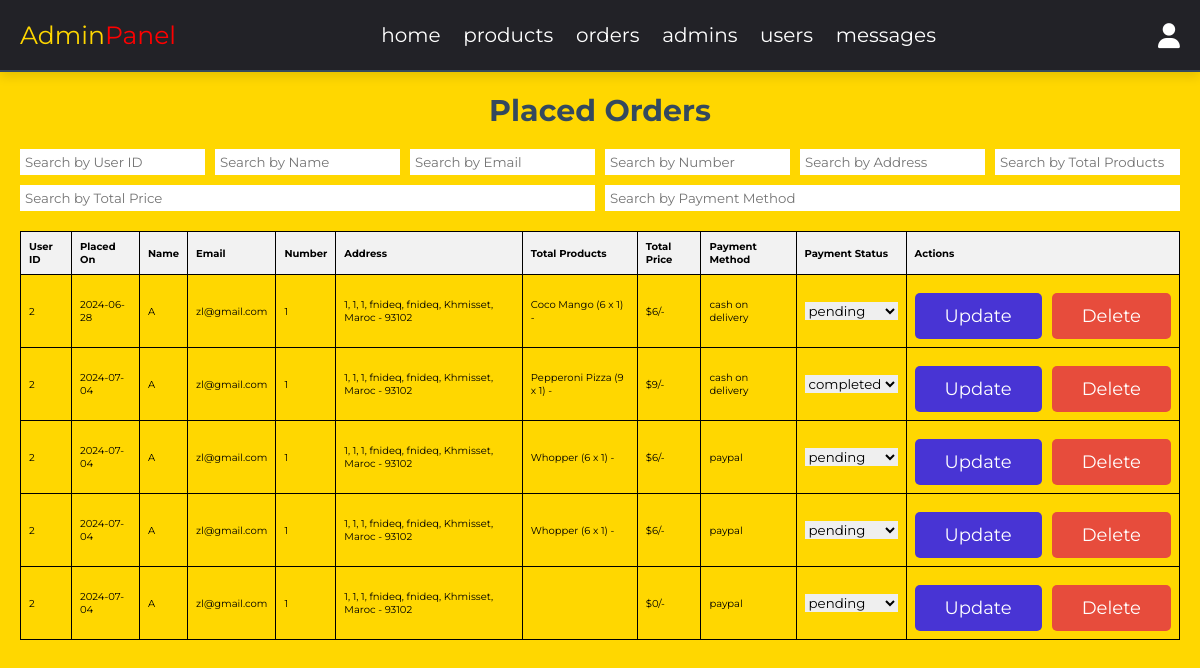
The page /admin/placed_orders.php (signed in) on the database its author committed.
### tables this page shows
CREATE TABLE `orders` (
  `id` int(100) NOT NULL,
  `user_id` int(100) NOT NULL,
  `name` varchar(20) NOT NULL,
  `number` varchar(10) NOT NULL,
  `email` varchar(50) NOT NULL,
  `method` varchar(50) NOT NULL,
  `address` varchar(500) NOT NULL,
  `total_products` varchar(1000) NOT NULL,
  `total_price` int(100) NOT NULL,
  `placed_on` date NOT NULL DEFAULT current_timestamp(),
  `payment_status` varchar(20) NOT NULL DEFAULT 'pending'
);

### admin/placed_orders.php (the view, shortened to what this page needs)
<?php
include '../components/connect.php';
?>
<!DOCTYPE html>
<html lang="en">
<head>
   <link rel="stylesheet" href="https://cdnjs.cloudflare.com/ajax/libs/font-awesome/6.1.1/css/all.min.css">
   <link rel="stylesheet" href="../css/admin_style.css">
</head>
<body>
<?php include '../components/admin_header.php' ?>
<section class="placed-orders">
   <h1 class="heading">Placed Orders</h1>
   <div class="search-container">
      <input type="text" id="searchUserId" onkeyup="searchTable(0)" placeholder="Search by User ID">
      <input type="text" id="searchName" onkeyup="searchTable(2)" placeholder="Search by Name">
      <input type="text" id="searchEmail" onkeyup="searchTable(3)" placeholder="Search by Email">
      <input type="text" id="searchNumber" onkeyup="searchTable(4)" placeholder="Search by Number">
      <input type="text" id="searchAddress" onkeyup="searchTable(5)" placeholder="Search by Address">
      <input type="text" id="searchTotalProducts" onkeyup="searchTable(6)" placeholder="Search by Total Products">
      <input type="text" id="searchTotalPrice" onkeyup="searchTable(7)" placeholder="Search by Total Price">
      <input type="text" id="searchPaymentMethod" onkeyup="searchTable(8)" placeholder="Search by Payment Method">
   </div>
   <table id="ordersTable">
      <thead>
         <tr>
            <th>User ID</th>
            <th>Placed On</th>
            <th>Name</th>
            <th>Email</th>
            <th>Number</th>
            <th>Address</th>
            <th>Total Products</th>
            <th>Total Price</th>
            <th>Payment Method</th>
            <th>Payment Status</th>
            <th>Actions</th>
         </tr>
      </thead>
      <tbody>
      <?php
         $select_orders = $conn->prepare("SELECT * FROM `orders`");
         $select_orders->execute();
         if($select_orders->rowCount() > 0){
            while($fetch_orders = $select_orders->fetch(PDO::FETCH_ASSOC)){
      ?>
         <tr>
            <td><?= $fetch_orders['user_id']; ?></td>
            <td><?= $fetch_orders['placed_on']; ?></td>
            <td><?= $fetch_orders['name']; ?></td>
            <td><?= $fetch_orders['email']; ?></td>
            <td><?= $fetch_orders['number']; ?></td>
            <td><?= $fetch_orders['address']; ?></td>
            <td><?= $fetch_orders['total_products']; ?></td>
            <td>$<?= $fetch_orders['total_price']; ?>/-</td>
            <td><?= $fetch_orders['method']; ?></td>
            <td>
               <form action="" method="POST">
                  <select name="payment_status" class="drop-down">
                     <option value="" selected disabled><?= $fetch_orders['payment_status']; ?></option>
                  </select>
            </td>
            <td>
                  <div class="flex-btn">
                     <input type="submit" value="update" class="btn" name="update_payment">
                     <a href="placed_orders.php?delete=<?= $fetch_orders['id']; ?>" class="delete-btn" onclick="return confirm('delete this order?');">delete</a>
                  </div>
            </td>
         </tr>
      <?php
         }
      } else {
         echo '<tr><td colspan="11" class="empty">no orders placed yet!</td></tr>';
      }
      ?>
      </tbody>
   </table>
</section>
</body>
</html>

### css/admin_style.css (style rules this page uses)
:root { --main-color:#4834d4; --red:#e74c3c; --orange:#f39c12; --black:#34495e; --white:#fff; --light-bg:#f5f5f5; --light-color:#999; --border:.2rem solid var(--black); --box-shadow:0 .5rem 1rem rgba(0,0,0,.1); }
* { font-family: 'Montserrat', sans-serif; margin:0; padding:0; box-sizing: border-box; text-decoration: none; outline: none; border:none; }
html { font-size: 62.5%; overflow-x: hidden; }
body { background-color: gold; }
section { max-width: 1200px; margin:0 auto; padding:2rem; }
.btn, .delete-btn, .option-btn { display: block; margin-top: 1rem; border-radius: .5rem; cursor: pointer; width: 100%; font-size: 1.8rem; color:var(--white); padding:1.2rem 3rem; text-transform: capitalize; text-align: center; }
.btn { background-color: var(--main-color); }
.delete-btn { background-color: var(--red); }
.flex-btn { display: flex; gap:1rem; }
.heading { text-align: center; margin-bottom: 2rem; text-transform: capitalize; color:var(--black); font-size: 3rem; }

### admin/placed_orders.php (style rules this page uses)
table { width: 100%; border-collapse: collapse; }
table, th, td { border: 1px solid black; }
th, td { padding: 8px; text-align: left; }
th { background-color: #f2f2f2; }
.search-container { display: flex; gap: 10px; flex-wrap: wrap; margin-bottom: 20px; }
.search-container input { flex: 1; padding: 5px; box-sizing: border-box; }

### rows shown on the page
orders: user "2", placed_on "2024-06-28", name "A", email "zl@gmail.com", number "1", address "1, 1, 1, fnideq, fnideq, Khmisset, Maroc - 93102", total_products "Coco Mango (6 x 1) -", total_price "6", method "cash on delivery", payment_status "pending"
orders: user "2", placed_on "2024-07-04", name "A", email "zl@gmail.com", number "1", address "1, 1, 1, fnideq, fnideq, Khmisset, Maroc - 93102", total_products "Pepperoni Pizza (9 x 1) -", total_price "9", method "cash on delivery", payment_status "completed"
orders: user "2", placed_on "2024-07-04", name "A", email "zl@gmail.com", number "1", address "1, 1, 1, fnideq, fnideq, Khmisset, Maroc - 93102", total_products "Whopper (6 x 1) -", total_price "6", method "paypal", payment_status "pending"
orders: user "2", placed_on "2024-07-04", name "A", email "zl@gmail.com", number "1", address "1, 1, 1, fnideq, fnideq, Khmisset, Maroc - 93102", total_products "Whopper (6 x 1) -", total_price "6", method "paypal", payment_status "pending"
orders: user "2", placed_on "2024-07-04", name "A", email "zl@gmail.com", number "1", address "1, 1, 1, fnideq, fnideq, Khmisset, Maroc - 93102", total_price "0", method "paypal", payment_status "pending"
